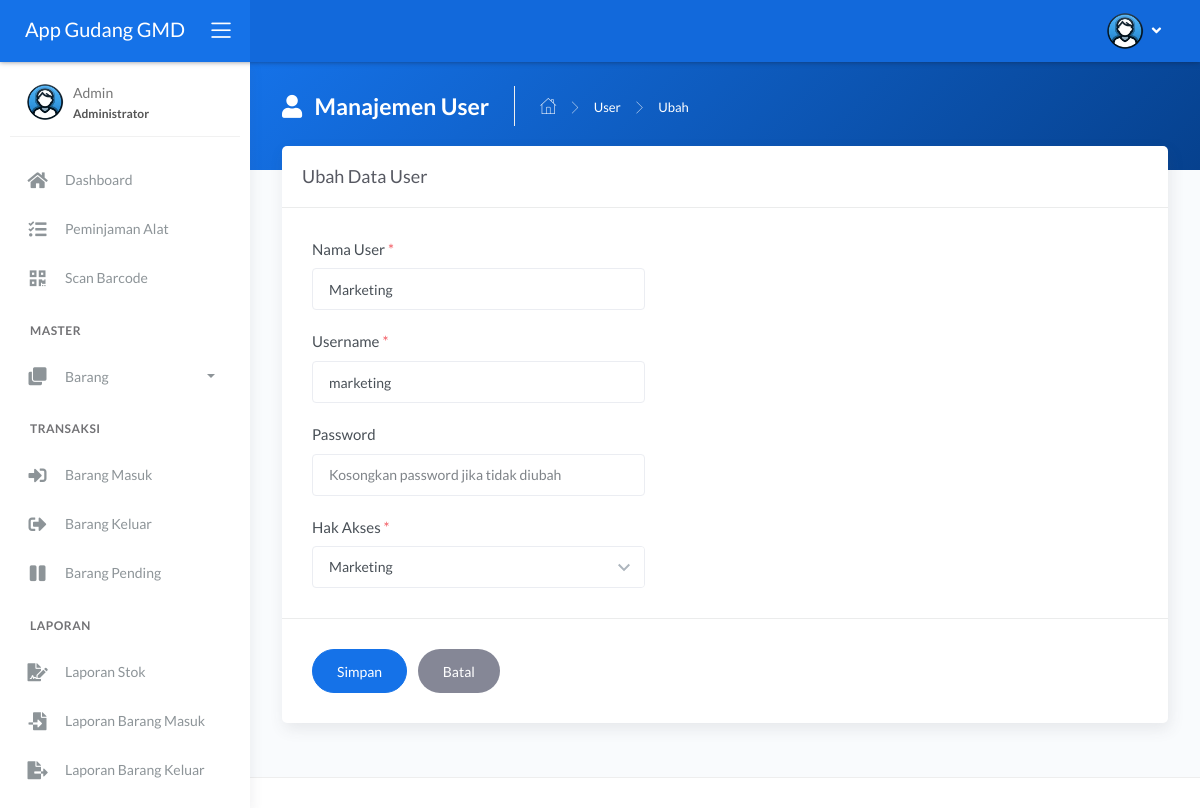
Screenshot of /main.php?module=form_ubah_user&id=12 (signed in) with the database file from the repository.
### tables this page shows
CREATE TABLE `tbl_user` (
  `id_user` int NOT NULL,
  `nama_user` varchar(30) NOT NULL,
  `username` varchar(30) NOT NULL,
  `password` varchar(255) NOT NULL,
  `hak_akses` enum('Administrator','Admin Gudang','Kepala Gudang','Marketing') NOT NULL
);

### modules/user/form_ubah.php (the view, shortened to what this page needs)
<?php
if (basename($_SERVER['PHP_SELF']) === basename(__FILE__)) {
  header('location: 404.html');
}
else {
  if (isset($_GET['id'])) {
    $id_user = $_GET['id'];
    $query = mysqli_query($mysqli, "SELECT id_user, nama_user, username, hak_akses FROM tbl_user WHERE id_user='$id_user'")
                                    or die('Ada kesalahan pada query tampil data : ' . mysqli_error($mysqli));
    $data = mysqli_fetch_assoc($query);
  }
?>
  <div class="panel-header bg-primary-gradient">
    <div class="page-inner py-4">
      <div class="page-header text-white">
        <h4 class="page-title text-white"><i class="fas fa-user mr-2"></i> Manajemen User</h4>
        <ul class="breadcrumbs">
          <li class="nav-home"><a href="?module=dashboard"><i class="flaticon-home text-white"></i></a></li>
          <li class="separator"><i class="flaticon-right-arrow"></i></li>
          <li class="nav-item"><a href="?module=user" class="text-white">User</a></li>
          <li class="separator"><i class="flaticon-right-arrow"></i></li>
          <li class="nav-item"><a>Ubah</a></li>
        </ul>
      </div>
    </div>
  </div>
  <div class="page-inner mt--5">
    <div class="card">
      <div class="card-header">
        <div class="card-title">Ubah Data User</div>
      </div>
      <form action="modules/user/proses_ubah.php" method="post" class="needs-validation" novalidate>
        <div class="card-body">
          <div class="form-group col-lg-5">
            <label>Nama User <span class="text-danger">*</span></label>
            <input type="text" name="nama_user" class="form-control" autocomplete="off" value="<?php echo $data['nama_user']; ?>" required>
          </div>
          <div class="form-group col-lg-5">
            <label>Username <span class="text-danger">*</span></label>
            <input type="text" name="username" class="form-control" autocomplete="off" value="<?php echo $data['username']; ?>" required>
          </div>
          <div class="form-group col-lg-5">
            <label>Password</label>
            <input type="password" name="password" class="form-control" placeholder="Kosongkan password jika tidak diubah" autocomplete="off">
          </div>
          <div class="form-group col-lg-5">
            <label>Hak Akses <span class="text-danger">*</span></label>
            <select name="hak_akses" class="form-control chosen-select" autocomplete="off" required>
              <option value="<?php echo $data['hak_akses']; ?>"><?php echo $data['hak_akses']; ?></option>
            </select>
          </div>
        </div>
        <div class="card-action">
          <input type="submit" name="simpan" value="Simpan" class="btn btn-primary btn-round pl-4 pr-4 mr-2">
          <a href="?module=user" class="btn btn-default btn-round pl-4 pr-4">Batal</a>
        </div>
      </form>
    </div>
  </div>
<?php } ?>

### rows the page displays
tbl_user: nama_user "Marketing", username "marketing", hak_akses "Marketing"

### other values shown
$_SESSION['nama_user'] "Admin"
$_SESSION['hak_akses'] "Administrator"
$menu['title'] "Dashboard"
$menu['title'] "Peminjaman Alat"
$menu['title'] "Scan Barcode"
$menu['header'] "MASTER"
$menu['title'] "Barang"
$menu['header'] "TRANSAKSI"
$menu['title'] "Barang Masuk"
$menu['title'] "Barang Keluar"
$menu['title'] "Barang Pending"
$menu['header'] "LAPORAN"
$menu['title'] "Laporan Stok"
$menu['title'] "Laporan Barang Masuk"
$menu['title'] "Laporan Barang Keluar"
